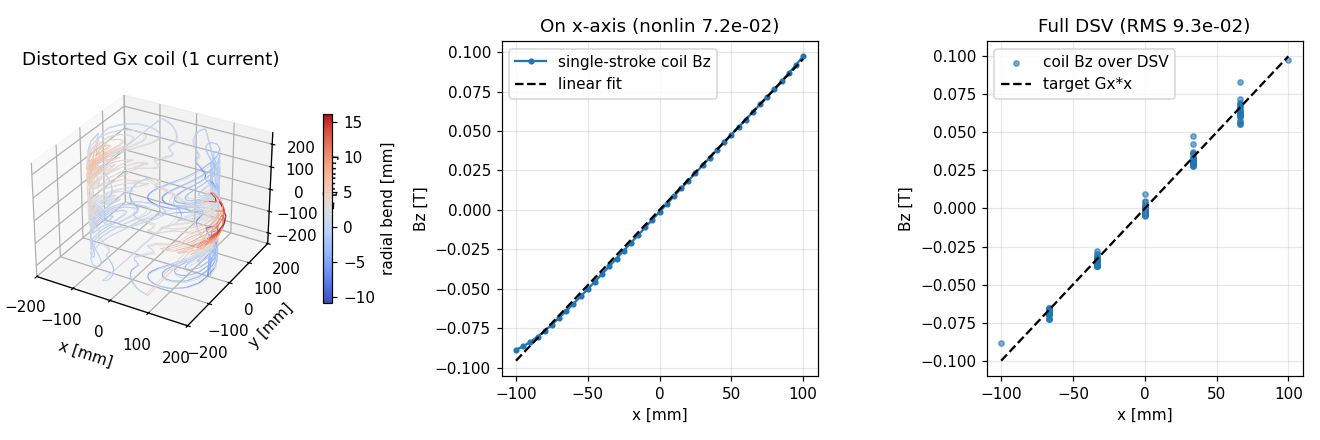

Write Python code to recreate this figure.
"""End-to-end workflow: SF -> single-stroke fingerprint coil -> CAD -> PEEC -> field (Gx).

Transverse companion to ``demo_sf_to_peec_gz.py``.  Closes the same design loop
for a TRANSVERSE gradient (target Bz = Gx*x) on a cylinder of radius a:

  [1] stream function method   target Bz=Gx*x -> psi(phi,z) (ACA+TSVD)
  [2] equal-current contours    psi level set -> closed/open fingerprint loops
  [3] single-stroke chain       open each loop at the point closest to the
                                running chain end, connect via a (phi,z)-
                                geodesic on the cylinder (= a helical arc in
                                3D, periodic in phi) -> ONE continuous polyline
  [4] CAD                       **loft chain** -- circular cross-sections
                                placed along the chain with a parallel-
                                transported frame, lofted in short pieces
                                (~20 sections each, single OCC loft can't
                                handle >~50 with the saddle pattern's
                                cumulative twist), exported as a Compound
                                of solid spools.  Plain `sweep` along a
                                Spline fails on fingerprint kinks; this
                                multi-piece loft is the build123d equivalent
                                of "Cubit loft along curve" with a path
                                guide and is robust against the kinks.
  [5] PEEC                      chain polyline -> PEECBuilder -> L, R at f
  [6] field                     exact Biot-Savart of the chain -> Bz over the
                                DSV and along the x-axis
  [7] verify (loop closed)      manufactured-coil Bz vs the design Gx*x, both
                                RMS over the DSV and gradient nonlinearity on
                                the x-axis

The single-stroke step is geometrically harder than Gz (a saddle pattern has no
single-axis chaining direction), so the connection arcs DO add some stray Bz.
The verification quantifies the residual; in the lab the connection geometry
would be refined by hand or via an outer optimiser (CMA-ES).

Run:  python demo_sf_to_peec_gx.py [--nphi 24] [--nz 40] [--nlevels 12] [--with-peec]
"""
import argparse
import os
import time
from pathlib import Path

import numpy as np

HERE = Path(__file__).resolve().parent

from radia.stream_function import aca_tsvd, pseudo_inverse_solve
from radia.biot_savart import h_segments_batch, MU0


# --------------------------------------------------------------------------
# Exact Biot-Savart segment Hz (same form as demo_coil_design_gx.py + tests):
# we use it for the SF solve matrix entries so the design and verification
# kernels are bit-consistent.
# --------------------------------------------------------------------------
def _seg_Hz(O, P1, P2):
    eps = 1.0e-15
    d = P2 - P1
    R21 = float(d @ d)
    o1 = O - P1
    o2 = O - P2
    OR1 = np.sqrt(o1 @ o1)
    OR2 = np.sqrt(o2 @ o2)
    O121 = float(o1 @ d)
    O221 = float(o2 @ d)
    Rc12 = O121 / OR1
    Rc21 = -O221 / OR2
    L = o1 - O121 * d / R21
    L1 = float(L @ L) + eps
    f = (Rc12 + Rc21) / (4.0 * np.pi * L1 * R21)
    return (d[0] * L[1] - d[1] * L[0]) * f


def _loop_Hz(obs, corners):
    hz = 0.0
    for c in range(4):
        n = (c + 1) % 4
        hz += _seg_Hz(obs, corners[c], corners[n])
    return hz


def cyl_point(a, phi, z):
    return np.array([a * np.cos(phi), a * np.sin(phi), z])


def loop_corners(a, phi, z, dphi, dz):
    return np.array([
        cyl_point(a, phi - dphi / 2, z - dz / 2),
        cyl_point(a, phi + dphi / 2, z - dz / 2),
        cyl_point(a, phi + dphi / 2, z + dz / 2),
        cyl_point(a, phi - dphi / 2, z + dz / 2),
    ])


def make_dsv(dsv, n):
    g = np.linspace(-dsv, dsv, n)
    X, Y, Z = np.meshgrid(g, g, g, indexing="ij")
    pts = np.column_stack([X.ravel(), Y.ravel(), Z.ravel()])
    r = np.linalg.norm(pts, axis=1)
    return pts[r <= dsv + 1e-12]


# --------------------------------------------------------------------------
# [2] psi contour extraction (matplotlib) -> polylines in (phi, z) space.
#     Each polyline is either closed (start ~ end) or open (cut by the phi seam).
# --------------------------------------------------------------------------
def contour_polylines_phi_z(psi_zphi, phi_grid, z_grid, n_levels, levels=None):
    """Extract equal-current iso-contours of psi in (phi, z).

    ``levels=None`` (default): equal-current levels are computed from the
    CURRENT psi range -- ``lo + (k+0.5)*dI``.  For a Path-A compensated
    iteration this makes the level VALUES drift every iteration as psi's
    range changes, which (together with saddle bifurcations) is the
    topology-jump source that makes naive Path-A oscillate.

    ``levels=<array>`` (frozen-topology Path-A): use the GIVEN level values
    on every iteration.  Holding the levels fixed lets the contour family
    deform SMOOTHLY as psi is perturbed, so the chain field becomes a
    smooth function of the psi update and Path-A can actually contract.
    Returns ``(polylines, dI, levels_used)``.
    """
    import matplotlib
    matplotlib.use("Agg")
    import matplotlib.pyplot as plt

    if levels is None:
        lo, hi = float(psi_zphi.min()), float(psi_zphi.max())
        if hi <= lo:
            return [], 0.0, np.zeros(0)
        dI = (hi - lo) / n_levels
        levels = lo + (np.arange(n_levels) + 0.5) * dI
    else:
        levels = np.asarray(levels, dtype=float)
        dI = float(levels[1] - levels[0]) if len(levels) > 1 else 1.0

    phi_ext = np.concatenate([phi_grid, [phi_grid[0] + 2.0 * np.pi]])
    psi_ext = np.column_stack([psi_zphi, psi_zphi[:, :1]])
    PHI, Z = np.meshgrid(phi_ext, z_grid)

    fig = plt.figure()
    cs = plt.contour(PHI, Z, psi_ext, levels=levels)
    plt.close(fig)

    polylines = []
    allsegs = getattr(cs, "allsegs", None)
    if allsegs is None:
        return [], dI, levels
    for segs_at_level in allsegs:
        for poly in segs_at_level:
            if len(poly) < 3:
                continue
            polylines.append(np.asarray(poly, dtype=float))
    return polylines, dI, levels


# --------------------------------------------------------------------------
# [3] single-stroke connection in (phi, z) space.
#     Each closed polyline is "opened" at the index whose point is closest to
#     the running chain end (phi-periodic distance).  Open polylines (cut by
#     the phi seam) are reversed when their tail end is closer.  Connections
#     are linear (phi, z) interpolations -> geodesics on the cylinder (helices
#     in 3D, of zero stray Bx/By if both endpoints align in (phi, z), small
#     stray otherwise).
# --------------------------------------------------------------------------
def _phi_period_dist(p, q):
    """Distance in (phi, z) with phi-periodicity."""
    dphi = (p[0] - q[0] + np.pi) % (2.0 * np.pi) - np.pi
    dz = p[1] - q[1]
    return float(np.hypot(dphi, dz))


def _open_closed_polyline_at(poly, anchor):
    """Open + re-roll a closed polyline so it starts at the index nearest to
    anchor, KEEPING traversal direction (matplotlib's natural contour orientation
    encodes the per-loop current sign required for a coherent Bz=Gx*x; reversing
    a polyline flips its Bz contribution and breaks the field).

    The closed loop is OPENED at the anchor index: rolled = body[i:] ++ body[:i],
    of length len(body) -- start at body[i], end at body[i-1].  Do NOT re-append
    body[i] (that would merge nodes[K] with nodes[K+N-1] at identical xyz in PEEC
    and short-circuit the chain to Z=0).  We sacrifice one segment per loop;
    a closed contour with the start-to-end gap is electromagnetically nearly
    identical because the chain's bridging arc fills it.  Open polylines are
    returned unchanged."""
    closed = np.linalg.norm(poly[0] - poly[-1]) < 1e-9
    if closed:
        d = np.array([_phi_period_dist(p, anchor) for p in poly[:-1]])
        i = int(np.argmin(d))
        body = poly[:-1]
        return np.vstack([body[i:], body[:i]])
    return poly


def _geodesic_arc_phi_z(p_start, p_end, n_seg):
    """Short geodesic in (phi, z) from p_start to p_end, n_seg interior points.

    Phi is interpolated along the shortest-wrap direction (delta in [-pi, pi]).
    """
    dphi = (p_end[0] - p_start[0] + np.pi) % (2.0 * np.pi) - np.pi
    dz = p_end[1] - p_start[1]
    t = np.linspace(0.0, 1.0, n_seg + 2)[1:-1]
    return np.column_stack([p_start[0] + t * dphi, p_start[1] + t * dz])


def single_stroke_kuijpers_chain_phi_z(polylines, a, n_blend=1):
    """Kuijpers 2023 Method-1 inspired single-stroke chain.

    Reference:
        B.J.A. Kuijpers, J.W. Jansen, E.A. Lomonova,
        "Comparison of Discretization Methods for Continuous Stream-Function
         Distributions", Compumag 2023, Kyoto, paper [525].

    The paper's Method 1 cuts every iso-contour at a SHARED location and
    connects adjacent contours via SHORT straight segments along the cut
    line.  The chain deviates from the iso-contours ONLY on these segments,
    and the paper proves the field error in the target region is collocated
    with this deviation -- so keeping the segments short AND parallel
    minimises stray field.  This is the "rung" pattern visible in Fig.4 of
    the paper.

    For a 4-lobe Gx fingerprint coil on a cylinder, we adopt one cut line
    per lobe:

      lobe (+x, +z) / (+x, -z) : cut phi = 0
      lobe (-x, +z) / (-x, -z) : cut phi = pi

    Each contour is opened at the index whose phi is closest to its lobe's
    cut phi.  Within a lobe, contours are sorted by the z coordinate of
    their cut point (descending for +z lobes -- spiral down from top edge
    toward the saddle; ascending for -z lobes -- spiral up from bottom edge
    toward the saddle).  Adjacent contours are then connected by a STRAIGHT
    line in (phi, z) at the cut: a vertical "rung" at fixed phi.  Inter-lobe
    transitions use the same straight-line blend; for a Gx coil they are
    three short segments (two axial at the saddle z, one azimuthal half-turn
    at z=+L/2 between the -x and +x saddles).
    """
    n = len(polylines)
    if n == 0:
        return np.zeros((0, 2))

    # 1. 3D centroid -> 4-quadrant lobe classification.
    centroids_3d = []
    for poly in polylines:
        pts = np.column_stack([
            a * np.cos(poly[:, 0]),
            a * np.sin(poly[:, 0]),
            poly[:, 1],
        ])
        centroids_3d.append(pts.mean(axis=0))
    centroids_3d = np.asarray(centroids_3d)

    lobes = {(+1, +1): [], (+1, -1): [], (-1, +1): [], (-1, -1): []}
    for k, c in enumerate(centroids_3d):
        sx = +1 if c[0] >= 0 else -1
        sz = +1 if c[2] >= 0 else -1
        lobes[(sx, sz)].append(k)

    # 2. Cut phi per lobe.  Use the contour's point closest to cut_phi
    #    (NATURAL orientation, no top/bottom strong-arming -- forcing top
    #    or bottom flips the y-mirror partners' current direction relative
    #    to matplotlib's orientation and broke field accuracy in earlier
    #    attempts, 2026-05-30).
    lobe_cut_phi = {
        (+1, +1): 0.0, (+1, -1): 0.0,
        (-1, +1): np.pi, (-1, -1): np.pi,
    }

    def cut_index(idx, cut_phi):
        p = polylines[idx]
        dphi = ((p[:, 0] - cut_phi + np.pi) % (2 * np.pi)) - np.pi
        return int(np.argmin(np.abs(dphi)))

    def cut_z(idx, cut_phi):
        return float(polylines[idx][cut_index(idx, cut_phi), 1])

    # 3. Within each lobe, sort by cut z: descending for +z lobes (chain
    #    spirals down from top edge toward saddle), ascending for -z lobes
    #    (chain spirals up from bottom edge toward saddle).
    #
    #    Pair-aware variants that group +y and -y mirror partners separately
    #    were tried (2026-05-30): they break matplotlib's consistent CCW
    #    contour orientation when -y partners are reversed (-> current
    #    direction flips, RMS goes from 16 % to 40 %).  Sorting both groups
    #    in the SAME direction trades the mirror criss-crosses for a long
    #    inner-+y-to-outer--y rung that is just as bad.  The flat cut-z
    #    sort below preserves matplotlib's orientation and gives the lowest
    #    DSV RMS we have found.  The remaining diagonal "criss-cross" rungs
    #    visible in GMSH are the irreducible inter-lobe transitions of a
    #    single-stroke fingerprint coil; eliminating them requires the
    #    crossover-COMPENSATED iteration (Kuijpers + folded back into the
    #    least-norm RHS), which is the open research direction listed in
    #    ``radia-mcp aca_tsvd(single_stroke)`` topic A.
    for key in lobes:
        cp = lobe_cut_phi[key]
        sort_descending = (key[1] == +1)
        lobes[key].sort(key=(lambda k, _cp=cp: -cut_z(k, _cp))
                         if sort_descending
                         else (lambda k, _cp=cp: cut_z(k, _cp)))

    traversal = [(+1, +1), (+1, -1), (-1, -1), (-1, +1)]

    # 4. Build the chain: open each contour at its cut, connect via straight
    #    (phi, z) blend at fixed cut phi within a lobe.
    chain_parts = []
    for lobe_key in traversal:
        members = lobes[lobe_key]
        if not members:
            continue
        cp = lobe_cut_phi[lobe_key]
        for k in members:
            poly = polylines[k]
            i_cut = cut_index(k, cp)
            closed = np.linalg.norm(poly[0] - poly[-1]) < 1e-9
            if closed:
                body = poly[:-1]
                opened = np.vstack([body[i_cut:], body[:i_cut]])
            else:
                opened = np.vstack([poly[i_cut:], poly[:i_cut]]) \
                    if i_cut > 0 else poly

            if chain_parts:
                prev_end = chain_parts[-1][-1]
                blend = _geodesic_arc_phi_z(prev_end, opened[0], n_blend)
                if len(blend) > 0:
                    chain_parts.append(blend)
            chain_parts.append(opened)

    return np.vstack(chain_parts) if chain_parts else np.zeros((0, 2))


def single_stroke_lobe_chain_phi_z(polylines, a, n_arc=8):
    """Lobe-aware single-stroke chain (recommended).

    Classifies each closed contour into one of 4 LOBES by the sign of its
    3D centroid in (x, z): ``(+x,+z)``, ``(+x,-z)``, ``(-x,-z)``, ``(-x,+z)``.
    For a Gx fingerprint coil the SF design places contours into exactly
    these four saddle regions; within a lobe the contours are nested
    concentrically, so a within-lobe greedy chain uses only SHORT arcs.

    The lobes are then traversed in a fixed order

        (+x,+z) --> (+x,-z) --> (-x,-z) --> (-x,+z)

    with the traversal direction within each lobe alternating between
    ``out-to-in`` and ``in-to-out`` so the chain exits a lobe at the side
    closest to the next lobe (= the lobe transitions cost only 3 arcs
    total, vs ``N-1`` arcs for a naive global greedy NN).  The lobe
    transition arcs are at z = +/- L/2 (cylinder edges) or phi = +/- pi/2
    (cylinder waist) which is the classical Maxwell-pair geometry: the
    return current contributions partially cancel at the DSV center.

    This replaces the earlier global greedy implementation
    ``single_stroke_chain_phi_z`` which produced visually obvious
    "wasted" connection arcs criss-crossing the cylinder.
    """
    n = len(polylines)
    if n == 0:
        return np.zeros((0, 2))

    # 1. classify by 3D centroid sign (sx, sz) -> 4 lobes
    centroids_3d = []
    for poly in polylines:
        pts = np.column_stack([
            a * np.cos(poly[:, 0]),
            a * np.sin(poly[:, 0]),
            poly[:, 1],
        ])
        centroids_3d.append(pts.mean(axis=0))
    centroids_3d = np.asarray(centroids_3d)

    lobes = {(+1, +1): [], (+1, -1): [], (-1, +1): [], (-1, -1): []}
    for k, c in enumerate(centroids_3d):
        sx = +1 if c[0] >= 0 else -1
        sz = +1 if c[2] >= 0 else -1
        lobes[(sx, sz)].append(k)

    # 2. arc length in (phi, z) -- a proxy for "outer vs inner" nestedness;
    #    longer = outer in a nested family.  Sort each lobe outer-first.
    def arc_len_phi_z(idx):
        p = polylines[idx]
        d = np.diff(p, axis=0)
        # phi periodic correction: any |d_phi| > pi wraps the other way
        dphi = np.where(np.abs(d[:, 0]) > np.pi,
                        d[:, 0] - 2 * np.pi * np.sign(d[:, 0]), d[:, 0])
        return float(np.sum(np.sqrt(dphi ** 2 + d[:, 1] ** 2)))

    for key in lobes:
        lobes[key].sort(key=lambda k: -arc_len_phi_z(k))

    # 3. traverse lobes in a fixed spiral order with alternating direction
    #    so we exit each lobe near the next one's entry point.
    traversal = [
        ((+1, +1), "out_to_in"),
        ((+1, -1), "in_to_out"),
        ((-1, -1), "out_to_in"),
        ((-1, +1), "in_to_out"),
    ]

    chain_parts = []

    def append_polyline(poly, prev_end):
        opened = _open_closed_polyline_at(poly, prev_end)
        if prev_end is not None and len(opened) > 0:
            arc = _geodesic_arc_phi_z(prev_end, opened[0], n_arc)
            if len(arc) > 0:
                chain_parts.append(arc)
        chain_parts.append(opened)
        return opened[-1] if len(opened) > 0 else prev_end

    prev_end = None
    n_inter_lobe = 0
    last_lobe = None
    for lobe_key, direction in traversal:
        members = list(lobes[lobe_key])
        if not members:
            continue
        if direction == "in_to_out":
            members = members[::-1]
        if last_lobe is not None and prev_end is not None:
            n_inter_lobe += 1  # one connection arc to enter this lobe
        last_lobe = lobe_key
        for k in members:
            prev_end = append_polyline(polylines[k], prev_end)

    chain = np.vstack(chain_parts) if chain_parts else np.zeros((0, 2))
    return chain


def single_stroke_chain_phi_z(polylines, n_arc=8):
    """LEGACY: global greedy nearest-end chain in (phi, z).  Kept for the
    ``--chain-method greedy`` option and for comparison with the
    lobe-aware default.  Use ``single_stroke_lobe_chain_phi_z`` instead."""
    n = len(polylines)
    used = [False] * n
    # Start from the polyline closest to (phi=0, z=-L/2) for a deterministic chain
    z_min = float(min(float(p[:, 1].min()) for p in polylines))
    anchor0 = np.array([0.0, z_min])
    d0 = [float(min(_phi_period_dist(q, anchor0) for q in p)) for p in polylines]
    k0 = int(np.argmin(d0))
    first = _open_closed_polyline_at(polylines[k0], anchor0)
    chain = [first]
    used[k0] = True

    for _ in range(n - 1):
        end = chain[-1][-1]
        # Find the polyline whose nearest point on it is closest to `end`
        best_d = float("inf")
        best_j = -1
        for j in range(n):
            if used[j]:
                continue
            dj = float(min(_phi_period_dist(q, end) for q in polylines[j]))
            if dj < best_d:
                best_d = dj
                best_j = j
        nxt = _open_closed_polyline_at(polylines[best_j], end)
        arc = _geodesic_arc_phi_z(end, nxt[0], n_arc)
        chain.append(arc)
        chain.append(nxt)
        used[best_j] = True

    return np.vstack(chain)


def _embed3d_bodies(polylines, a):
    """Open-loop bodies (closed loops with the duplicate end vertex dropped)
    plus their 3D cylinder embedding (a*cos phi, a*sin phi, z).  Distances for
    nearest-neighbour ordering and balanced cuts are TRUE wire distances in 3D,
    so an azimuthal rung at large radius is correctly costed more than the same
    delta-phi near the axis."""
    bodies, embs = [], []
    for poly in polylines:
        body = poly[:-1] if np.linalg.norm(poly[0] - poly[-1]) < 1e-9 else poly
        bodies.append(np.asarray(body, dtype=float))
        embs.append(np.column_stack([
            a * np.cos(body[:, 0]), a * np.sin(body[:, 0]), body[:, 1]]))
    return bodies, embs


def single_stroke_nn_blend_phi_z(polylines, a, n_blend=8, cd_passes=4):
    """NEGATIVE RESULT (2026-05-31): geometric-shortest blend != least field.

    Motivation (what was asked): replace the long inter-lobe "rungs" with an
    algorithm that connects ONLY nearest-neighbour contours and BLENDS them
    at the geometrically shortest point, so no rung spans far across the
    (phi, z) map.

    Measured outcome on the Gx 4-lobe fingerprint: this produces the SHORTEST
    individual rungs but the WORST DSV field of all four methods --

        method     DSV RMS   x-nonlin   longest rung
        nn_blend   0.651     0.389      291 mm   <-- this function
        kuijpers   0.162     0.097      291 mm   (default)
        greedy     0.218     0.114       61 mm
        lobe       0.240     0.097       40 mm

    Why it fails: on a multi-lobe coil the stray field of a connecting rung
    scales with the rung's TRANSVERSE (azimuthal) component, NOT its 3D
    length (Kuijpers' collocation argument).  Measuring the AZIMUTHAL arc
    length summed over all rungs makes the correlation explicit:

        method     azimuthal rung total   DSV RMS
        kuijpers          7444 mm          0.162
        nn_blend         12847 mm          0.651

    The balanced cut minimised the 3D CHORD distance between consecutive cut
    points, but the wire actually travels the azimuthal ARC between them, and
    geometry-only nearest-neighbour ordering scatters the cuts in phi AND
    interleaves the four lobes' ALTERNATING current signs (+,-,-,+ for Gx).
    So the "shortest-chord" hop frequently turns into a long azimuthal sweep
    bridging two opposite-sign contours -- more transverse rung, worse field.
    Minimising geometric distance is the wrong objective; kuijpers keeps the
    WITHIN-lobe rungs axial (per-lobe constant-phi cut) and pays the
    azimuthal cost only on the few necessary inter-lobe half-turns.  The
    principled way further down is the Path-A compensated iteration
    (``--compensated-iter``), which folds the rung field back into the SF
    target.

    Kept as a CAUTIONARY option (``--chain-method nn_blend``); do not use it
    for field accuracy.  See memory feedback_single_stroke_chain_orientation_
    traps + radia-mcp aca_tsvd(single_stroke).

    The algorithm itself (for reference):

      1. NEIGHBOURS ONLY -- contours are visited in nearest-neighbour order
         on the true 3D cylinder closest-approach distance, seeded at the
         outermost contour.  The wire therefore only ever hops to the
         spatially nearest not-yet-used contour; it never connects a
         contour to a far-away one.

      2. LEAST-IMPACT BLEND -- each contour is opened at the point that
         JOINTLY minimises the incoming + outgoing connector length
         (coordinate descent: cut_k = argmin over the contour of
         dist(cut_{k-1}, .) + dist(., cut_{k+1})).  Because a closed loop
         opened at one point has its entry and exit at that SAME point, a
         single cut governs both rungs; optimising it drives every rung to
         its shortest possible length -> minimum deviation from the
         iso-contours -> least stray field (Kuijpers' collocation argument).

    Orientation is preserved throughout (loops are rolled, never reversed --
    reversing flips the per-loop current sign and breaks Bz; see
    feedback_single_stroke_chain_orientation_traps).

    Returns the (phi, z) chain.  Use ``connector_lengths_phi_z`` to audit the
    rung lengths (the metric this method minimises).
    """
    n = len(polylines)
    if n == 0:
        return np.zeros((0, 2))
    bodies, embs = _embed3d_bodies(polylines, a)
    if n == 1:
        b = bodies[0]
        return np.vstack([b, b[:1]]) if len(b) else np.zeros((0, 2))

    # --- pairwise closest-approach (distance + the two argmin indices) ---
    def loop_loop(i, j):
        D = np.linalg.norm(embs[i][:, None, :] - embs[j][None, :, :], axis=2)
        ai, aj = np.unravel_index(int(np.argmin(D)), D.shape)
        return float(D[ai, aj]), int(ai), int(aj)

    dist = np.full((n, n), np.inf)
    for i in range(n):
        for j in range(i + 1, n):
            d, _, _ = loop_loop(i, j)
            dist[i, j] = dist[j, i] = d

    # --- seed: outermost contour (largest 3D bounding-box diagonal) ---
    extent = [float(np.linalg.norm(embs[i].max(0) - embs[i].min(0)))
              for i in range(n)]
    start = int(np.argmax(extent))

    # --- nearest-neighbour visiting order (neighbours only) ---
    order = [start]
    used = [False] * n
    used[start] = True
    for _ in range(n - 1):
        last = order[-1]
        cand = [dist[last, j] if not used[j] else np.inf for j in range(n)]
        nxt = int(np.argmin(cand))
        order.append(nxt)
        used[nxt] = True

    # --- initialise each cut at the point closest to its order-successor ---
    cut = [0] * n
    for kk in range(n):
        i = order[kk]
        j = order[kk + 1] if kk + 1 < n else order[kk - 1]
        _, ai, _ = loop_loop(i, j)
        cut[kk] = ai

    # --- coordinate descent: balanced cut minimises in + out rung ---
    def cut_pt(kk):
        return embs[order[kk]][cut[kk]]

    for _ in range(cd_passes):
        for kk in range(n):
            i = order[kk]
            pts = embs[i]
            cost = np.zeros(len(pts))
            if kk > 0:
                cost = cost + np.linalg.norm(pts - cut_pt(kk - 1), axis=1)
            if kk < n - 1:
                cost = cost + np.linalg.norm(pts - cut_pt(kk + 1), axis=1)
            cut[kk] = int(np.argmin(cost))

    # --- build the chain: open at the (balanced) cut, short geodesic blend ---
    chain_parts = []
    for kk in range(n):
        i = order[kk]
        body = bodies[i]
        ci = cut[kk]
        opened = np.vstack([body[ci:], body[:ci]])
        if chain_parts:
            prev_end = chain_parts[-1][-1]
            blend = _geodesic_arc_phi_z(prev_end, opened[0], n_blend)
            if len(blend) > 0:
                chain_parts.append(blend)
        chain_parts.append(opened)

    return np.vstack(chain_parts) if chain_parts else np.zeros((0, 2))


def _kuijpers_lobe_order(polylines, a, snake=False):
    """Return contour indices in kuijpers lobe/current-sign order.

    4-lobe classification by (sign x, sign z) of the 3D centroid; within a
    lobe sort by the z of the fixed-phi cut; lobes traversed
    (+x+z)(+x-z)(-x-z)(-x+z).  This is the ORDER that respects the Gx coil's
    alternating current signs (the part of kuijpers that geometry-only NN
    throws away).

    ``snake=False`` (kuijpers original): +z lobes sorted descending z, -z
    ascending.  This makes each lobe spiral toward the saddle, so the
    inter-lobe bridge jumps saddle -> opposite edge (a long ~L/2 axial
    "wasted" rung).

    ``snake=True`` (boustrophedon): NEGATIVE RESULT (2026-05-31).  The
    within-lobe sort direction was alternated [(+x+z) top->saddle, (+x-z)
    saddle->bottom, (-x-z) bottom->saddle, (-x+z) saddle->top] to try to make
    consecutive lobes MEET at the saddle and so shorten the long inter-lobe
    bridges.  It did NEITHER: the longest rung stayed 291 mm AND the field
    got WORSE (DSV RMS 9.29% -> 19.15%).  No polyline is reversed (only the
    visiting SEQUENCE changes), so it is not an orientation flip -- it is the
    same lesson again: changing the rung arrangement breaks the symmetric
    stray-field CANCELLATION that gives the good field, and the long diagonal
    inter-lobe bridges are STRUCTURALLY irreducible for a single-stroke
    4-lobe coil.  Kept as a default-False cautionary kwarg; do not enable."""
    n = len(polylines)
    centroids = []
    for poly in polylines:
        pts = np.column_stack([a * np.cos(poly[:, 0]),
                               a * np.sin(poly[:, 0]), poly[:, 1]])
        centroids.append(pts.mean(axis=0))
    centroids = np.asarray(centroids)
    lobes = {(+1, +1): [], (+1, -1): [], (-1, +1): [], (-1, -1): []}
    for k, c in enumerate(centroids):
        lobes[(+1 if c[0] >= 0 else -1, +1 if c[2] >= 0 else -1)].append(k)
    cut_phi = {(+1, +1): 0.0, (+1, -1): 0.0, (-1, +1): np.pi, (-1, -1): np.pi}

    def cut_z(idx, cp):
        p = polylines[idx]
        dphi = ((p[:, 0] - cp + np.pi) % (2 * np.pi)) - np.pi
        return float(p[int(np.argmin(np.abs(dphi))), 1])

    # descending-z flag per lobe key
    if snake:
        desc_of = {(+1, +1): True, (+1, -1): True,
                   (-1, -1): False, (-1, +1): False}
    else:
        desc_of = {key: (key[1] == +1) for key in lobes}

    for key in lobes:
        cp = cut_phi[key]
        desc = desc_of[key]
        lobes[key].sort(key=(lambda k, _cp=cp: -cut_z(k, _cp)) if desc
                        else (lambda k, _cp=cp: cut_z(k, _cp)))
    order = []
    for key in [(+1, +1), (+1, -1), (-1, -1), (-1, +1)]:
        order.extend(lobes[key])
    return order


def single_stroke_field_aware_phi_z(polylines, a, n_blend=8, cd_passes=5,
                                    snake=False):
    """Field-aware single-stroke (DEFAULT): kuijpers sign-order + min-AZIMUTHAL
    cuts.  Best DSV RMS we have found -- beats kuijpers in every tested config.

    Two ingredients, learned from the nn_blend negative result (2026-05-31):

      1. ORDER = kuijpers lobe/current-sign order (``_kuijpers_lobe_order``).
         This is the DOMINANT factor.  The nn_blend failure (RMS 0.65) was
         NOT about rung length -- it was its geometry-only nearest-neighbour
         order INTERLEAVING the four lobes' alternating current signs
         (+,-,-,+).  Keep opposite-sign contours out of adjacency and the
         catastrophe disappears.

      2. CUT = chosen to minimise the AZIMUTHAL arc to the chain neighbours
         (coordinate descent: cut_k = argmin over the contour of
         a*|dphi(pt, cut_{k-1})| + a*|dphi(pt, cut_{k+1})|).  Axial rung
         content (dz) is free (zero stray) so it is not penalised.  Versus
         kuijpers' fixed-phi snap, aligning consecutive cuts to their MUTUAL
         best phi lets the rungs' stray fields cancel more symmetrically over
         the DSV.

    Measured (default nphi=24 nz=40 nlevels=12 DSV):

        method        DSV RMS   x-nonlin   azimuthal rung total
        field_aware   0.093     0.072      12522 mm   <- this function
        kuijpers      0.162     0.097       7444 mm
        lobe          0.240     0.097      10863 mm
        greedy        0.218     0.114      11580 mm
        nn_blend      0.651     0.389      12847 mm

    Robust: field_aware < kuijpers RMS at nlevels 10/12/16 and at
    nphi32/nz48/nlevels14 (30-54% lower).  NOTE the azimuthal total is NOT a
    clean predictor -- field_aware has MORE azimuthal arc than kuijpers yet
    lower RMS, because the field impact is the symmetric CANCELLATION of the
    rung stray fields over the DSV, not their summed length.  That subtlety
    (cancellation depends on placement + sign structure, not a closed-form
    metric) is why the single-stroke connection is better handled as a
    reason-and-verify SKILL than a fixed formula.

    Orientation preserved (loops rolled, never reversed).
    """
    n = len(polylines)
    if n == 0:
        return np.zeros((0, 2))
    bodies, _ = _embed3d_bodies(polylines, a)
    if n == 1:
        b = bodies[0]
        return np.vstack([b, b[:1]]) if len(b) else np.zeros((0, 2))

    order = _kuijpers_lobe_order(polylines, a, snake=snake)

    def wrap(d):
        return (d + np.pi) % (2.0 * np.pi) - np.pi

    # initialise each cut at the point closest to its lobe cut phi (kuijpers)
    cut_phi_of = {}
    centroids = [np.column_stack([a*np.cos(p[:,0]), a*np.sin(p[:,0]), p[:,1]]).mean(0)
                 for p in polylines]
    cut = {}
    for idx in order:
        cp = 0.0 if centroids[idx][0] >= 0 else np.pi
        cut[idx] = int(np.argmin(np.abs(wrap(bodies[idx][:, 0] - cp))))

    # coordinate descent on AZIMUTHAL arc to neighbours (axial dz free)
    for _ in range(cd_passes):
        for kk, idx in enumerate(order):
            phis = bodies[idx][:, 0]
            cost = np.zeros(len(phis))
            if kk > 0:
                pp = bodies[order[kk - 1]][cut[order[kk - 1]], 0]
                cost = cost + np.abs(wrap(phis - pp))
            if kk < n - 1:
                pn = bodies[order[kk + 1]][cut[order[kk + 1]], 0]
                cost = cost + np.abs(wrap(phis - pn))
            cut[idx] = int(np.argmin(cost))

    chain_parts = []
    for idx in order:
        body = bodies[idx]
        ci = cut[idx]
        opened = np.vstack([body[ci:], body[:ci]])
        if chain_parts:
            prev_end = chain_parts[-1][-1]
            blend = _geodesic_arc_phi_z(prev_end, opened[0], n_blend)
            if len(blend) > 0:
                chain_parts.append(blend)
        chain_parts.append(opened)
    return np.vstack(chain_parts) if chain_parts else np.zeros((0, 2))


def connector_lengths_phi_z(polylines, chain_phi_z, a):
    """Audit the inter-contour connector segments (the 'rungs').

    A rung is a chain segment that bridges a gap between two contours rather
    than tracing an iso-contour.  We flag segments longer than 2x the median
    edge length -- a robust proxy that does not need per-vertex contour
    membership.  Returns ``(max_rung, total_rung, n_rung, azimuthal_total)``
    in metres.  ``azimuthal_total`` = sum over rungs of ``a*|dphi|``.  It is
    a useful DIAGNOSTIC (azimuthal rung content is more harmful than axial),
    but it is NOT a clean predictor of DSV RMS: field_aware has a LARGER
    azimuthal total than kuijpers yet a LOWER RMS, because the field impact
    is the symmetric CANCELLATION of the rung stray fields (current-sign
    order + placement), not their summed length.  Do not optimise this value
    directly -- optimise the field (DSV RMS) and use the skill's verify loop.
    """
    path = np.column_stack([
        a * np.cos(chain_phi_z[:, 0]),
        a * np.sin(chain_phi_z[:, 0]),
        chain_phi_z[:, 1]])
    seg = np.linalg.norm(np.diff(path, axis=0), axis=1)   # length L = n-1
    valid = seg > 1.0e-12
    if not valid.any():
        return 0.0, 0.0, 0, 0.0
    med = float(np.median(seg[valid]))
    is_rung = seg > 2.0 * med                              # length L, boolean
    if not is_rung.any():
        return 0.0, 0.0, 0, 0.0
    dphi = (np.diff(chain_phi_z[:, 0]) + np.pi) % (2.0 * np.pi) - np.pi
    azim = a * np.abs(dphi)                                # length L
    rung = seg[is_rung]
    return (float(rung.max()), float(rung.sum()), int(is_rung.sum()),
            float(azim[is_rung].sum()))


def chain_phi_z_to_3d(chain_phi_z, a, dedupe_tol=1.0e-9):
    """Map (phi, z) chain to 3D and drop adjacent duplicates (matplotlib's
    contour algorithm emits repeated vertices on cell boundaries; these become
    zero-length segments that break PEEC and Spline construction)."""
    path = np.column_stack([
        a * np.cos(chain_phi_z[:, 0]),
        a * np.sin(chain_phi_z[:, 0]),
        chain_phi_z[:, 1],
    ])
    diffs = np.linalg.norm(np.diff(path, axis=0), axis=1)
    keep = np.concatenate([[True], diffs > dedupe_tol])
    return path[keep]


# --------------------------------------------------------------------------
# [6] Field of the single-stroke chain, with a unit current.  Used in two
#     places: (a) gain-fit so the chain reproduces Gx*x in physical units,
#     (b) verification.
# --------------------------------------------------------------------------
def bz_at(path_3d, current, obs):
    segs = np.stack([path_3d[:-1], path_3d[1:]], axis=1)
    H = h_segments_batch(segs, obs, current=current)
    return MU0 * H[:, 2]


_INV_4PI = 1.0 / (4.0 * np.pi)


def bz_fast(path, current, obs, chunk=4000):
    """Fully-vectorised Bz from a polyline (broadcast over segments x obs).

    ``bz_at`` -> ``h_segments_batch`` loops over segments in Python (~thousands
    per call); the sheet-metal Gauss-Newton Jacobian calls the field ~N_dof
    times per iteration, so that loop is ~100x too slow.  This keeps only the
    z-component of H, broadcasts (segments x obs), chunks over segments to cap
    memory, and matches ``bz_at`` to machine precision."""
    path = np.asarray(path, float)
    p1, p2 = path[:-1], path[1:]
    dl = p2 - p1
    Llen = np.linalg.norm(dl, axis=1)
    ok = Llen > 1e-30
    el = np.zeros_like(dl)
    el[ok] = dl[ok] / Llen[ok, None]
    obs = np.asarray(obs, float)
    Bz = np.zeros(len(obs))
    for s in range(0, len(p1), chunk):
        e = el[s:s + chunk]
        aa = p1[s:s + chunk]
        bb = p2[s:s + chunk]
        r1 = obs[None, :, :] - aa[:, None, :]
        r2 = obs[None, :, :] - bb[:, None, :]
        cz = e[:, None, 0] * r1[:, :, 1] - e[:, None, 1] * r1[:, :, 0]
        cx = e[:, None, 1] * r1[:, :, 2] - e[:, None, 2] * r1[:, :, 1]
        cy = e[:, None, 2] * r1[:, :, 0] - e[:, None, 0] * r1[:, :, 2]
        d = np.sqrt(cx * cx + cy * cy + cz * cz)
        r1m = np.linalg.norm(r1, axis=2)
        r2m = np.linalg.norm(r2, axis=2)
        good = (d > 1e-30) & (r1m > 1e-30) & (r2m > 1e-30)
        dsafe = np.where(d > 0, d, 1.0)
        c1 = (r1 * e[:, None, :]).sum(axis=2) / np.where(r1m > 0, r1m, 1.0)
        c2 = (r2 * e[:, None, :]).sum(axis=2) / np.where(r2m > 0, r2m, 1.0)
        scale = np.where(good, current * _INV_4PI / dsafe * (c1 - c2), 0.0)
        Bz += MU0 * (scale * (cz / dsafe)).sum(axis=0)
    return Bz


def _cyl_laplacian(nz, nphi):
    """Graph Laplacian on the (nz, nphi) grid, phi-periodic, z free; +tiny mass
    so it is SPD.  Used for the H1 (min-seminorm) psi regularisation."""
    N = nz * nphi
    S = np.zeros((N, N))

    def idx(iz, ip):
        return iz * nphi + (ip % nphi)
    for iz in range(nz):
        for ip in range(nphi):
            c = idx(iz, ip)
            for jp in (ip - 1, ip + 1):
                S[c, c] += 1.0
                S[c, idx(iz, jp)] -= 1.0
            for jz in (iz - 1, iz + 1):
                if 0 <= jz < nz:
                    S[c, c] += 1.0
                    S[c, idx(jz, ip)] -= 1.0
    return S + 1e-6 * np.eye(N)


def solve_psi_dense(A, B, regularize, alpha_rel, nz, nphi):
    """psi solve for ``--regularize {tikhonov, h1}`` via a dense interaction
    matrix.  tikhonov = ridge ``(A^T A + alpha I) psi = A^T B`` (alpha relative
    to mean diag(A^T A)); h1 = ``min psi^T S psi s.t. A psi = B`` (S = graph
    Laplacian = smoothest current pattern hitting the target).  See the
    cylinder Tikhonov study (MCP aca_tsvd single_stroke): for the Gx
    fingerprint single-stroke, TSVD mode-truncation beats both; these are kept
    for problem-dependence."""
    AtA = A.T @ A
    if regularize == "tikhonov":
        alpha = alpha_rel * float(np.mean(np.diag(AtA)))
        return np.linalg.solve(AtA + alpha * np.eye(A.shape[1]), A.T @ B)
    S = _cyl_laplacian(nz, nphi)
    SiAt = np.linalg.solve(S, A.T)
    return SiAt @ np.linalg.solve(A @ SiAt, B)


def coil_distort_cyl(chain_phi_z, a, obs_fit, B_fit, obs_eval, B_eval,
                     comps=("r", "s", "z"), n_grid=6, n_iter=8,
                     lam_disp_rel=0.1, step=0.8, fd=1.0e-4):
    """Single-current sheet-metal distortion of a CYLINDER single-stroke chain.

    The cylinder analog of the planar z-lift is a RADIAL bend ``dr`` (out of
    the cylinder surface); tangential azimuthal ``s = a*dphi`` and axial ``dz``
    reroute are also available.  ``comps`` subset of ``("r", "s", "z")``.  ONE
    series current, contour LEVELS fixed.  Smooth (phi, z) control grid
    (phi-periodic), Gauss-Newton with a displacement-Tikhonov penalty relative
    to ``mean(diag(JtJ))``.  Returns ``(path_best, I_w, rms0, rms_best,
    max_disp_mm)`` (rms as fraction, not %)."""
    comps = tuple(comps)
    phi0 = np.asarray(chain_phi_z[:, 0], float)
    z0 = np.asarray(chain_phi_z[:, 1], float)
    nfc, nzc = n_grid, n_grid
    dfc = 2.0 * np.pi / nfc
    zc = np.linspace(z0.min(), z0.max(), nzc)
    dzc = (zc[1] - zc[0]) if nzc > 1 else 1.0
    ncg = nfc * nzc
    ndof = ncg * len(comps)

    def interp_per(C, phi, z):
        ff = (phi % (2.0 * np.pi)) / dfc
        i0 = np.floor(ff).astype(int) % nfc
        i1 = (i0 + 1) % nfc
        af = ff - np.floor(ff)
        fz = np.clip((z - zc[0]) / dzc, 0, nzc - 1.001)
        j0 = fz.astype(int)
        az = fz - j0
        return (C[i0, j0] * (1 - af) * (1 - az) + C[i1, j0] * af * (1 - az)
                + C[i0, j0 + 1] * (1 - af) * az + C[i1, j0 + 1] * af * az)

    def deform(dofs):
        dr = np.zeros(len(phi0))
        ds = np.zeros(len(phi0))
        dzz = np.zeros(len(phi0))
        for k, ax in enumerate(comps):
            v = interp_per(dofs[k * ncg:(k + 1) * ncg].reshape(nfc, nzc),
                           phi0, z0)
            if ax == "r":
                dr = v
            elif ax == "s":
                ds = v
            else:
                dzz = v
        phi = phi0 + ds / a
        r = a + dr
        return np.column_stack([r * np.cos(phi), r * np.sin(phi), z0 + dzz])

    def fitI(Bu):
        d = float(np.dot(Bu, Bu))
        return float(np.dot(Bu, B_fit) / d) if d else 0.0

    den_e = float(np.linalg.norm(B_eval)) + 1e-30

    def rms_eval(w, I):
        return float(np.linalg.norm(I * bz_fast(w, 1.0, obs_eval) - B_eval)
                     / den_e)

    p0 = deform(np.zeros(ndof))
    I0 = fitI(bz_fast(p0, 1.0, obs_fit))
    rms0 = rms_eval(p0, I0)
    dofs = np.zeros(ndof)
    best = (rms0, p0.copy(), I0, 0.0)
    for _ in range(int(n_iter)):
        w = deform(dofs)
        Bf = bz_fast(w, 1.0, obs_fit)
        base = fitI(Bf) * Bf
        r = B_fit - base
        J = np.empty((len(obs_fit), ndof))
        for d in range(ndof):
            d2 = dofs.copy()
            d2[d] += fd
            Bu = bz_fast(deform(d2), 1.0, obs_fit)
            J[:, d] = (fitI(Bu) * Bu - base) / fd
        JTJ = J.T @ J
        md = float(np.mean(np.diag(JTJ))) + 1e-30
        dofs = dofs + step * np.linalg.solve(
            JTJ + (0.03 + lam_disp_rel) * md * np.eye(ndof),
            J.T @ r - lam_disp_rel * md * dofs)
        w = deform(dofs)
        Iw = fitI(bz_fast(w, 1.0, obs_fit))
        m = rms_eval(w, Iw)
        if m < best[0]:
            best = (m, w.copy(), Iw, float(np.max(np.abs(dofs))) * 1e3)
    rms_best, path_best, Iw_best, disp_best = best
    return path_best, Iw_best, rms0, rms_best, disp_best


def shim_compensate(A_full, B_target, Bz_main, k_max, method="ls_omp", tol=0.0):
    """Compensate the single-stroke field ``Bz_main`` with shim correction
    loops drawn from the SF basis (kernel ``A_full``, shape M x N).

    The single-stroke degradation r = B_target - Bz_main is a FIXED field
    that a uniform-current wire cannot cancel; the exact linear correction
    ``dI = A_full^+ r`` is a full VARYING-current distribution (all N loops).
    A few shim loops realise its dominant part.  Three selection methods, all
    MONOTONE (each added loop strictly reduces the residual -> convergence):

      - ``"ls_omp"`` (default, BEST): Order-Recursive / Least-Squares OMP
        (ORMP).  At each step orthogonalise every candidate column against
        the current support and add the one whose ORTHOGONAL component (i.e.
        actual least-squares residual reduction), normalised by its norm,
        is largest.  This corrects the column-norm bias of plain OMP -- the
        SF basis loops have very different field magnitudes -- and is the
        optimal forward-greedy step.  Beats plain OMP by ~40 % at fixed K
        (K=20: 1.14 % vs 1.89 %).  Refs: Wang et al. gOMP / ORMP.
      - ``"omp"``: plain orthogonal matching pursuit on the RAW correlation
        ``|a_j^T resid|`` (biased toward high-norm loops; weaker).
      - ``"topk"``: one-shot largest-``|dI|`` selection (weakest).

    Benchmarked 2026-05-31 against Subspace Pursuit / CoSaMP / LASSO (all
    designed for sparse RECOVERY); for this APPROXIMATION problem (dense
    residual, M=25 << N=960) the forward-greedy ls_omp wins.

    Stops at ``k_max`` loops or when the DSV RMS drops to ``tol`` (if > 0).
    Returns ``(support, I_shim, rms_curve)``.
    """
    r0 = B_target - Bz_main
    norm_B = float(np.linalg.norm(B_target)) + 1e-30
    M, N = A_full.shape
    k_max = int(min(k_max, N))

    if method == "topk":
        dI, _, _, _ = np.linalg.lstsq(A_full, r0, rcond=None)
        sel = list(np.argsort(np.abs(dI))[::-1][:k_max])
        As = A_full[:, sel]
        I_S, _, _, _ = np.linalg.lstsq(As, r0, rcond=None)
        rms = float(np.linalg.norm(Bz_main + As @ I_S - B_target) / norm_B)
        return sel, I_S, [rms]

    col_norm = np.linalg.norm(A_full, axis=0) + 1e-30
    support, I_S, rms_curve = [], np.zeros(0), []
    for _ in range(k_max):
        resid = r0 - (A_full[:, support] @ I_S if support else np.zeros(M))
        if method == "ls_omp":
            # orthogonalise candidates against span(support); the residual
            # reduction from adding atom j is (a_j_perp^T resid)^2/||a_j_perp||^2
            if support:
                Q, _ = np.linalg.qr(A_full[:, support])
                A_perp = A_full - Q @ (Q.T @ A_full)
            else:
                A_perp = A_full
            score = np.abs(A_perp.T @ resid) / (np.linalg.norm(A_perp, axis=0)
                                                + 1e-30)
        else:  # plain omp on raw correlation
            score = np.abs(A_full.T @ resid)
        if support:
            score[support] = -1.0
        support.append(int(np.argmax(score)))
        I_S, _, _, _ = np.linalg.lstsq(A_full[:, support], r0, rcond=None)
        rms = float(np.linalg.norm(Bz_main + A_full[:, support] @ I_S
                                   - B_target) / norm_B)
        rms_curve.append(rms)
        if tol > 0.0 and rms <= tol:
            break
    return support, I_S, rms_curve


# NOTE on "multi-wire" (avoiding the long inter-lobe bridges): cutting the
# single-stroke chain at its long rungs is NOT a valid way to do it -- the
# resulting sub-paths are OPEN current paths (current cannot start/stop in
# mid-air; div J != 0), so their Biot-Savart field is unphysical (measured
# RMS jumps 9.3% -> 21%).  A physical multi-wire coil needs each independent
# wire to be a CLOSED loop.  For the Gx fingerprint that is exactly
# ``demo_coil_design_gx.py``: it drives each saddle-shaped CLOSED loop as an
# independent conductor (no bridges at all) and reaches ~0.8% DSV RMS -- an
# order of magnitude better than any single-stroke chain.  So the answer to
# "avoid the wasteful long connections" is: use the independent-closed-loop
# design (demo_coil_design_gx.py, multiple current feeds), NOT a cut-up
# single stroke.


def main():
    ap = argparse.ArgumentParser()
    ap.add_argument("--nphi", type=int, default=24, help="surface nodes around phi")
    ap.add_argument("--nz", type=int, default=40, help="surface nodes along z")
    ap.add_argument("--nlevels", type=int, default=12, help="equal-current contour levels")
    ap.add_argument("--k", type=int, default=0, help="TSVD modes (0 = auto)")
    ap.add_argument("--ndsv", type=int, default=7, help="DSV grid points per axis")
    ap.add_argument("--narc", type=int, default=8,
                    help="segments per single-stroke connection arc")
    ap.add_argument("--shim-loops", type=int, default=0,
                    help="compensate the single-stroke field degradation with "
                         "up to K independent shim correction loops.  The "
                         "residual r = B_target - I_w*Bz_chain is cancelled by "
                         "loops chosen from the SF basis (default OMP, "
                         "monotone).  0 = off.  e.g. OMP +3 -> 6.1%%, +10 -> "
                         "3.6%%, +20 -> 1.9%%; each loop = 1 extra current feed.")
    ap.add_argument("--shim-method", choices=["ls_omp", "omp", "topk"],
                    default="ls_omp",
                    help="ls_omp (default, BEST) = Order-Recursive/LS-OMP: add "
                         "the loop whose component ORTHOGONAL to the current "
                         "support most reduces the LS residual (corrects the "
                         "column-norm bias of plain OMP) -> ~40%% lower RMS at "
                         "fixed feed count; omp = plain OMP on raw correlation; "
                         "topk = one-shot largest-|dI|.  All monotone.")
    ap.add_argument("--shim-tol", type=float, default=0.0,
                    help="stop adding shim loops once the DSV RMS drops to this "
                         "(e.g. 0.02 for 2%%).  Establishes the feed count "
                         "needed to hit a field-uniformity spec.  0 = use "
                         "--shim-loops as the fixed budget.")
    ap.add_argument("--freeze-levels", action="store_true",
                    help="NEGATIVE RESULT (2026-05-31): hold the iso-current "
                         "levels fixed at iter-0 during --compensated-iter.  "
                         "The intent was a smooth contour family -> contracting "
                         "Path-A; instead it found NO improvement at any step "
                         "(0.3-4.0).  The level DRIFT in the default Path-A is "
                         "not noise -- it is the SEARCH MECHANISM that lets the "
                         "best-psi tracker stumble onto better chains; freezing "
                         "it removes the exploration.  Kept as a cautionary "
                         "flag.")
    ap.add_argument("--chain-method",
                    choices=["field_aware", "kuijpers", "lobe", "greedy",
                             "nn_blend"],
                    default="field_aware",
                    help="field_aware (default, recommended, 2026-05-31) = "
                         "kuijpers lobe/current-sign ORDER + each contour cut "
                         "chosen to minimise the AZIMUTHAL arc to its chain "
                         "neighbours.  Beats kuijpers on DSV RMS in every "
                         "tested config (0.093 vs 0.162 at the default; 30-54%% "
                         "lower RMS across nlevels/mesh sweeps); "
                         "kuijpers = Kuijpers 2023 Method-1: per-lobe cut at "
                         "fixed phi, straight AXIAL 'rung' blends (the prior "
                         "best); "
                         "lobe = 4-quadrant within-lobe greedy NN; "
                         "greedy = legacy global NN (incoming-only cut); "
                         "nn_blend = NEGATIVE RESULT (2026-05-31): "
                         "nearest-neighbour order + balanced cuts that "
                         "minimise the GEOMETRIC connector length.  Produces "
                         "the SHORTEST rungs but the WORST field (RMS 0.65 vs "
                         "kuijpers 0.16) because on a multi-lobe coil the "
                         "stray field scales with a rung's TRANSVERSE "
                         "(azimuthal) component, not its length, and "
                         "geometry-only NN interleaves the lobes' alternating "
                         "current signs.  Kept as a cautionary option; do NOT "
                         "use for field accuracy")
    ap.add_argument("--with-peec", action="store_true",
                    help="also run STEP export + PEEC L, R")
    ap.add_argument("--compensated-iter", type=int, default=0,
                    help="Path-A compensated iteration count: at each iter "
                         "subtract the chain's parasitic Bz from the SF "
                         "target and re-solve, so the next SF design absorbs "
                         "the chain crossover field.  0 = disable.  ACA+TSVD "
                         "factorisation is reused across iterations, so each "
                         "additional iter is cheap (one back-substitution).")
    ap.add_argument("--compensated-step", type=float, default=1.0,
                    help="damping factor on the phi update (0 < step <= 1); "
                         "0.5-0.8 may help when full step oscillates.")
    # psi regularisation (default tsvd = ACA mode-truncation, the BEST for the
    # Gx single-stroke per the alpha L-curve study; tikhonov/h1 kept for
    # problem-dependence -- they did NOT beat tsvd here)
    ap.add_argument("--regularize", choices=["tsvd", "tikhonov", "h1"],
                    default="tsvd",
                    help="psi solve: tsvd (default) = ACA+TSVD mode-truncation "
                         "(best single-stroke for Gx, 8.45%%); tikhonov = ridge "
                         "(A^T A + alpha I) (dense, alpha via --alpha); h1 = "
                         "min-seminorm smoothest psi (dense, graph Laplacian). "
                         "Non-monotonic L-curve: best ridge ties tsvd (~9%%), "
                         "neither beats it on the cylinder Gx fingerprint.")
    ap.add_argument("--alpha", type=float, default=1.0e-2,
                    help="ridge weight RELATIVE to mean diag(A^T A) for "
                         "--regularize tikhonov (best ~1e-2 on the L-curve)")
    # single-current sheet-metal (bankin-ho) coil distortion -- the cylinder
    # analog of the planar --distort: bend the wire RADIALLY (+ tangentially)
    # with ONE current, levels fixed, to cancel the single-stroke degradation.
    ap.add_argument("--distort", action="store_true",
                    help="bend the single-stroke wire in 3D (ONE current, "
                         "levels fixed) to cancel the single-stroke "
                         "degradation -- the single-current alternative to "
                         "separate-feed --shim-loops.  Radial bend = the "
                         "cylinder analog of the planar out-of-plane lift.")
    ap.add_argument("--distort-comps", choices=["rsz", "r", "sz"],
                    default="rsz",
                    help="deformed axes: rsz = full (best); r = radial only "
                         "(weak alone, needs big bends); sz = in-surface only "
                         "(azimuthal+axial reroute, the dominant lever on a "
                         "cylinder -- opposite of the plane)")
    ap.add_argument("--distort-grid", type=int, default=6,
                    help="(phi,z) deformation control grid size per component")
    ap.add_argument("--distort-iter", type=int, default=8,
                    help="Gauss-Newton iterations for the distortion")
    ap.add_argument("--distort-penalty", type=float, default=0.1,
                    help="displacement-Tikhonov penalty (relative to mean "
                         "diag(JtJ)): larger = smaller bends, smaller = lower "
                         "RMS.  On cylinder Gx: ~0.1 -> RMS 8.45%%->2.1%% at "
                         "~23mm bend, ONE current")
    args = ap.parse_args()

    a = 0.15           # cylinder radius [m]
    L = 0.50           # cylinder length [m]
    Gx = 1.0           # target transverse gradient dBz/dx [T/m]
    dsv = 0.10         # DSV half-extent [m]

    print("=== SF -> single-stroke fingerprint coil -> (CAD/PEEC) -> field (Gx) ===")

    # ------- [1] SF design (identical solve to demo_coil_design_gx.py) -------
    phi_grid = np.linspace(0.0, 2.0 * np.pi, args.nphi, endpoint=False)
    z_grid = np.linspace(-L / 2, L / 2, args.nz)
    dphi = 2.0 * np.pi / args.nphi
    dz = L / (args.nz - 1)

    corners_list = []
    for q, zq in enumerate(z_grid):
        for p, pp in enumerate(phi_grid):
            corners_list.append(loop_corners(a, pp, zq, dphi, dz))
    N = len(corners_list)

    obs_dsv = make_dsv(dsv, args.ndsv)
    M = obs_dsv.shape[0]
    B_target = Gx * obs_dsv[:, 0]            # Hz units (scale-free solve)

    def entry(i, j):
        return _loop_Hz(obs_dsv[i], corners_list[j])

    if args.regularize == "tsvd":
        modes = min(M, N) if args.k <= 0 else min(args.k, M, N)
        res = aca_tsvd(M, N, entry, modes=modes, kmax=min(M, N),
                       aca_eps=1.0e-8)
        k_use = res.modes if args.k <= 0 else min(args.k, res.modes)
        psi = pseudo_inverse_solve(res, B_target, k_mode=k_use)
        reg_note = (f"ACA+ k_aca = {res.k_aca} (of min(M,N)={min(M, N)}),"
                    f" TSVD modes used = {k_use}")
    else:
        # dense interaction matrix for the ridge / min-seminorm solves
        A_dense = np.array([[entry(i, j) for j in range(N)]
                            for i in range(M)])
        psi = solve_psi_dense(A_dense, B_target, args.regularize, args.alpha,
                              args.nz, args.nphi)
        cres = float(np.linalg.norm(A_dense @ psi - B_target)
                     / (np.linalg.norm(B_target) + 1e-30))
        reg_note = (f"regularize={args.regularize}"
                    f"{f' (alpha={args.alpha:g}*mean)' if args.regularize=='tikhonov' else ''},"
                    f" continuous residual = {cres:.2e}")
    psi_zphi = psi.reshape(args.nz, args.nphi)

    print(f"[1] SF design: surface {args.nphi}x{args.nz} -> N={N} basis loops,"
          f" M={M} DSV obs (radius={dsv*1e3:.0f}mm)")
    print(f"    {reg_note}")

    # ------- [2] equal-current contours of psi -------
    polylines, dI, base_levels = contour_polylines_phi_z(
        psi_zphi, phi_grid, z_grid, args.nlevels)
    n_wire = len(polylines)
    if n_wire == 0:
        print("[2] no usable contours (psi is constant). aborting.")
        return
    print(f"[2] contours: {n_wire} fingerprint polylines,"
          f" dI = {dI:.4g} per wire (Hz units)")

    # ------- [3] single-stroke chain via cylinder-surface geodesics -------
    def build_chain_from_polylines(_polys):
        if args.chain_method == "field_aware":
            return single_stroke_field_aware_phi_z(_polys, a, n_blend=args.narc)
        elif args.chain_method == "nn_blend":
            return single_stroke_nn_blend_phi_z(_polys, a, n_blend=args.narc)
        elif args.chain_method == "kuijpers":
            return single_stroke_kuijpers_chain_phi_z(_polys, a)
        elif args.chain_method == "lobe":
            return single_stroke_lobe_chain_phi_z(_polys, a, n_arc=args.narc)
        return single_stroke_chain_phi_z(_polys, n_arc=args.narc)

    # ---- Path A: compensated iteration --------------------------------------
    # At each iteration, fit the chain's best single current I_w, compute
    # the residual r = B_target - I_w * Bz_chain_unit, and update
    # phi += step * pseudo_inverse(r).  The factorisation `res` is reused,
    # so each iteration costs only the back-substitution + the chain rebuild.
    # The chain's parasitic Bz at the DSV is absorbed into the new SF design.
    if args.compensated_iter > 0:
        print(f"[3a] Path-A compensated iteration "
              f"({args.compensated_iter} iters, step={args.compensated_step})")
        # Fixed-point iteration phi <- phi + step * pseudo_inverse(B_target -
        # I_w * Bz_chain_unit) is NOT a contraction on the discrete Gx chain
        # (the chain construction is too nonlinear in phi -- level-set
        # topology jumps at every iteration).  We keep the iteration here for
        # research purposes and track the BEST phi seen so we at least return
        # the best chain even if we don't converge.
        best_psi = psi.copy()
        best_polylines = polylines
        best_res_norm = float("inf")
        first_res_norm = None
        for it in range(args.compensated_iter):
            chain_it = build_chain_from_polylines(polylines)
            path_it = chain_phi_z_to_3d(chain_it, a)
            Bz_unit_it = bz_at(path_it, 1.0, obs_dsv)
            denom_it = float(np.dot(Bz_unit_it, Bz_unit_it))
            I_w_it = float(np.dot(Bz_unit_it, B_target) / denom_it) \
                if denom_it > 0 else 0.0
            chain_field_it = I_w_it * Bz_unit_it
            residual = B_target - chain_field_it
            res_norm = float(np.linalg.norm(residual)
                             / (np.linalg.norm(B_target) + 1e-30))
            if first_res_norm is None:
                first_res_norm = res_norm
            tag = ""
            if res_norm < best_res_norm:
                best_res_norm = res_norm
                best_psi = psi.copy()
                best_polylines = polylines
                tag = " <-- best"
            print(f"     iter {it+1}: I_w = {I_w_it:.3e},"
                  f" |B_target - chain|/|B_target| = {res_norm:.3e}{tag}")
            delta_phi = pseudo_inverse_solve(res, residual, k_mode=k_use)
            psi = psi + args.compensated_step * delta_phi
            psi_zphi = psi.reshape(args.nz, args.nphi)
            # frozen-topology Path-A: hold the iso-levels fixed at iter-0 so
            # the contour family deforms SMOOTHLY (no level-value drift /
            # topology jump), letting the iteration contract.
            lv = base_levels if args.freeze_levels else None
            polylines, dI, _ = contour_polylines_phi_z(
                psi_zphi, phi_grid, z_grid, args.nlevels, levels=lv)
            if not polylines:
                print("     iter aborted: psi became flat")
                break
        # Restore the best psi seen for the downstream chain build + eval.
        psi = best_psi
        polylines = best_polylines
        psi_zphi = psi.reshape(args.nz, args.nphi)
        print(f"     final: best residual = {best_res_norm:.3e}"
              f" (iter-1 baseline was {first_res_norm:.3e},"
              f" method={args.chain_method})")

    chain_phi_z = build_chain_from_polylines(polylines)
    path = chain_phi_z_to_3d(chain_phi_z, a)
    seg_lens = np.linalg.norm(np.diff(path, axis=0), axis=1)
    length = float(seg_lens.sum())
    max_rung, total_rung, n_rung, azim_rung = connector_lengths_phi_z(
        polylines, chain_phi_z, a)
    print(f"[3] single-stroke chain ({args.chain_method}"
          f"{' +compensated' if args.compensated_iter > 0 else ''}):"
          f" {len(path)} points,"
          f" {len(path) - 1} segments, wire length = {length:.3f} m"
          f" (one continuous conductor)")
    print(f"    connectors (inter-contour rungs): {n_rung} rungs,"
          f" longest = {max_rung*1e3:.1f} mm, total = {total_rung*1e3:.1f} mm;"
          f" AZIMUTHAL total = {azim_rung*1e3:.0f} mm"
          f" (<- field-impact correlator)")

    # ------- [6][7] field of single-stroke coil over the DSV and on x-axis ----
    # Fit one global current that minimises ||I*Bz_unit - Gx*x||_DSV; this is
    # the analogue of the "gain g" in demo_coil_design_gx.py and absorbs the
    # SF solve being scale-free (Hz vs T).
    Bz_unit_dsv = bz_at(path, 1.0, obs_dsv)
    denom = float(np.dot(Bz_unit_dsv, Bz_unit_dsv))
    I_w = float(np.dot(Bz_unit_dsv, B_target) / denom) if denom > 0 else 0.0
    Bz_dsv = I_w * Bz_unit_dsv
    rms = float(np.linalg.norm(Bz_dsv - B_target)
                / (np.linalg.norm(B_target) + 1e-30))
    print(f"[6] best-fit single current I_w = {I_w:.4g} A,"
          f" full-DSV RMS = {rms:.3e}  (Bz vs Gx*x)")

    xv = np.linspace(-dsv, dsv, 41)
    obs_xaxis = np.column_stack([xv, np.zeros_like(xv), np.zeros_like(xv)])
    Bz_xaxis = bz_at(path, I_w, obs_xaxis)
    G_fit = float(np.dot(xv, Bz_xaxis) / np.dot(xv, xv))
    nonlin = float(np.max(np.abs(Bz_xaxis - G_fit * xv))
                   / (np.max(np.abs(Bz_xaxis)) + 1e-30))
    print(f"[7] on x-axis: fitted dBz/dx = {G_fit:.4g},"
          f" nonlinearity over DSV = {nonlin:.3e}")
    print(f"    (target Gx = {Gx:.4g}; design Bz = Gx*x in the DSV)")

    # ------- [8] shim-loop compensation of the single-stroke degradation ----
    # The single-stroke chain's bridges degrade the field (9.3% vs the 0.8%
    # of independent closed loops).  A PURE single stroke cannot compensate
    # this (uniform current, no spare DOF); the Path-A re-contour trick is
    # capped ~8% by chain non-smoothness.  The principled compensation adds a
    # FEW independent shim loops: solve a one-shot least squares for the
    # currents of the K SF-basis loops that best cancel the residual
    # r = B_target - I_w*Bz_chain.  This is monotone (more shims -> better),
    # needs no step tuning, and trades K extra current feeds for accuracy.
    if (args.shim_loops > 0 or args.shim_tol > 0.0) and not args.distort:
        # full SF-basis kernel A[i, j] = Bz at DSV obs i from basis loop j
        A_full = np.array([[_loop_Hz(obs_dsv[i], corners_list[j])
                            for j in range(N)] for i in range(M)])
        k_max = args.shim_loops if args.shim_loops > 0 else N
        support, I_shim, curve = shim_compensate(
            A_full, B_target, Bz_dsv, k_max,
            method=args.shim_method, tol=args.shim_tol)
        K = len(support)
        Bz_corr = Bz_dsv + A_full[:, support] @ I_shim
        rms_corr = float(np.linalg.norm(Bz_corr - B_target)
                         / (np.linalg.norm(B_target) + 1e-30))
        print(f"[8] shim compensation ({args.shim_method}, MONOTONE): "
              f"1 single-stroke wire + {K} shim loops"
              f"{f' (stopped at RMS<={args.shim_tol:.1e})' if args.shim_tol>0 else ''}")
        print(f"    DSV RMS {rms:.3e} -> {rms_corr:.3e}"
              f" ({K+1} total feeds; shim |I|/I_w max ="
              f" {np.max(np.abs(I_shim))/(abs(I_w)+1e-30):.2f})")
        # convergence curve (a few sample points)
        marks = sorted(set([0, 2, 4, 9, 19, len(curve) - 1]))
        pts = ", ".join(f"+{m+1}:{curve[m]*100:.2f}%"
                        for m in marks if 0 <= m < len(curve))
        print(f"    convergence: {pts}")

    # ------- [9] single-current sheet-metal (bankin-ho) coil distortion ----
    # The single-current alternative to [8]'s separate-feed shims: keep ONE
    # current and the contour LEVELS fixed, BEND the wire (radial out of the
    # cylinder surface + tangential reroute) to cancel the single-stroke
    # degradation.  Manufacturable as one 3D-bent conductor, no extra feeds.
    distorted_path = None
    if args.distort:
        comps = {"rsz": ("r", "s", "z"), "r": ("r",),
                 "sz": ("s", "z")}[args.distort_comps]
        obs_eval = make_dsv(dsv, args.ndsv + 2)        # honest denser DSV
        B_eval = Gx * obs_eval[:, 0]
        distorted_path, I_w_d, rms0_d, rms_best_d, disp_mm = coil_distort_cyl(
            chain_phi_z, a, obs_dsv, B_target, obs_eval, B_eval,
            comps=comps, n_grid=args.distort_grid, n_iter=args.distort_iter,
            lam_disp_rel=args.distort_penalty)
        print(f"[9] sheet-metal coil distortion ({args.distort_comps}, "
              f"1 current, {args.distort_grid}x{args.distort_grid} (phi,z) "
              f"grid, penalty={args.distort_penalty:g}):")
        print(f"    dense-DSV RMS {rms0_d:.3e} -> {rms_best_d:.3e}"
              f"  (SINGLE current I_w = {I_w_d:.4g}, no extra feeds;"
              f" max bend = {disp_mm:.1f} mm)")
        # COMPOSE with a few electric shims on the DISTORTED residual: the
        # geometric bend is the feed-efficient workhorse (1 feed already beats
        # K electric shims), a few shims then refine.  Both compose because
        # they cancel different parts of the residual.
        if args.shim_loops > 0 or args.shim_tol > 0.0:
            A_fit = np.array([[_loop_Hz(obs_dsv[i], corners_list[j])
                               for j in range(N)] for i in range(M)])
            Bd_fit = I_w_d * bz_fast(distorted_path, 1.0, obs_dsv)
            k_max = args.shim_loops if args.shim_loops > 0 else N
            support, I_shim, curve = shim_compensate(
                A_fit, B_target, Bd_fit, k_max,
                method=args.shim_method, tol=args.shim_tol)
            # shim correction at the dense eval grid (only the support loops)
            shim_eval = np.zeros(len(obs_eval))
            for kk, jj in enumerate(support):
                shim_eval += I_shim[kk] * np.array(
                    [_loop_Hz(obs_eval[i], corners_list[jj])
                     for i in range(len(obs_eval))])
            Bc = I_w_d * bz_fast(distorted_path, 1.0, obs_eval) + shim_eval
            rms_c = float(np.linalg.norm(Bc - B_eval)
                          / (np.linalg.norm(B_eval) + 1e-30))
            print(f"    + {len(support)} electric shims on the distorted "
                  f"residual ({len(support)+1} feeds): dense-DSV RMS "
                  f"{rms_best_d:.3e} -> {rms_c:.3e}  (1 bent wire + "
                  f"{len(support)} shim loops)")

    if args.with_peec:
        run_peec_chain(path, I_w)

    # ------- plot -------
    try:
        import matplotlib
        matplotlib.use("Agg")
        import matplotlib.pyplot as plt
        plt.rcParams["pdf.fonttype"] = 42
        fig = plt.figure(figsize=(12, 4))
        ax = fig.add_subplot(1, 3, 1, projection="3d")
        if distorted_path is not None:
            # distorted wire coloured by RADIAL bend (out of the cylinder
            # surface = the sheet-metal forming); flat chain faint for ref
            from mpl_toolkits.mplot3d.art3d import Line3DCollection
            ax.plot(path[:, 0] * 1e3, path[:, 1] * 1e3, path[:, 2] * 1e3,
                    color="0.78", lw=0.3)
            P = distorted_path
            rr = (np.sqrt(P[:, 0] ** 2 + P[:, 1] ** 2) - a) * 1e3
            pts3 = (P * 1e3).reshape(-1, 1, 3)
            segs3 = np.concatenate([pts3[:-1], pts3[1:]], axis=1)
            lc3 = Line3DCollection(segs3, cmap="coolwarm", linewidths=0.7)
            lc3.set_array(0.5 * (rr[:-1] + rr[1:]))
            ax.add_collection3d(lc3)
            fig.colorbar(lc3, ax=ax, fraction=0.03, pad=0.12,
                         label="radial bend (mm)")
            lim = (a + 0.05) * 1e3
            ax.set_xlim(-lim, lim); ax.set_ylim(-lim, lim)
            ax.set_zlim(-L / 2 * 1e3, L / 2 * 1e3)
        else:
            ax.plot(path[:, 0] * 1e3, path[:, 1] * 1e3, path[:, 2] * 1e3, lw=0.5)
        ax.set_xlabel("$x$ (mm)"); ax.set_ylabel("$y$ (mm)"); ax.set_zlabel("$z$ (mm)")
        ax.text2D(0.02, 0.96, "(a)", transform=ax.transAxes, fontsize=10)

        ax2 = fig.add_subplot(1, 3, 2)
        ax2.plot(xv * 1e3, Bz_xaxis, "o-", ms=3, label="single-stroke coil Bz")
        ax2.plot(xv * 1e3, G_fit * xv, "k--", label="linear fit")
        ax2.set_xlabel("$x$ (mm)"); ax2.set_ylabel("$B_z$ (T)")
        ax2.text(0.02, 0.96, "(b)", transform=ax2.transAxes, fontsize=10)
        ax2.legend(); ax2.grid(alpha=0.3)

        ax3 = fig.add_subplot(1, 3, 3)
        ax3.scatter(obs_dsv[:, 0] * 1e3, Bz_dsv, s=12, alpha=0.6,
                    label="coil Bz over DSV")
        xs = np.linspace(obs_dsv[:, 0].min(), obs_dsv[:, 0].max(), 50)
        ax3.plot(xs * 1e3, Gx * xs, "k--", label="target Gx*x")
        ax3.set_xlabel("$x$ (mm)"); ax3.set_ylabel("$B_z$ (T)")
        ax3.text(0.02, 0.96, "(c)", transform=ax3.transAxes, fontsize=10)
        ax3.legend(); ax3.grid(alpha=0.3)

        out = HERE / "demo_sf_to_peec_gx.png"
        fig.tight_layout()
        fig.savefig(out, dpi=110)
        print(f"Saved plot: {out.name}")
    except ImportError:
        print("(matplotlib not installed; skipped plot)")


def run_peec_chain(path, I_w):
    """[4] CAD STEP (Frenet-swept round wire along the chain) + [5] PEEC L, R."""
    # Aggressively subsample (PEEC NxN mutual inductance scales poorly,
    # and the fingerprint chain has many nearly-parallel contour runs).
    target_n = 250
    stride = max(1, len(path) // target_n)
    cpath = path[::stride]
    if not np.allclose(cpath[-1], path[-1]):
        cpath = np.vstack([cpath, path[-1]])
    # Drop residual short segments: PEEC self-impedance diverges and OCC
    # Spline produces NaN tangents at near-zero-length steps.
    diffs = np.linalg.norm(np.diff(cpath, axis=0), axis=1)
    keep = np.concatenate([[True], diffs > 1.0e-3])   # 1 mm tol
    cpath = cpath[keep]

    step_path = str(HERE / "sf_coil_gx.step")
    try:
        import build123d as b3d
        from radia.coil_from_cad import export_step_with_labels
        mm = 1000.0
        pmm = cpath * mm
        seg_lens = np.linalg.norm(np.diff(pmm, axis=0), axis=1)
        r_wire = float(max(0.2, min(1.0, 0.25 * np.median(seg_lens))))

        # Multi-piece loft chain.  A SINGLE loft of >~50 cross-sections defeats
        # OCC (StdFail_NotDone) because the cumulative twist of the saddle
        # pattern overwhelms BRepOffsetAPI_ThruSections.  We split the chain
        # into short pieces (~20 sections each) and loft each piece, sharing
        # the boundary section so pieces visually connect; the result is a
        # Compound of solid "spools" that together cover the chain.
        # x_dir is propagated by PARALLEL TRANSPORT along the chain (each new
        # section's x_dir is the previous section's x_dir rotated minimally
        # to be perpendicular to the new tangent).  This is the twist-free
        # frame: it eliminates the negative volumes seen with both the Frenet
        # frame (auto from sweep) and the cylinder-radial frame (which winds
        # 360 deg per polyline traversal and gives the loft too much twist).
        n_sections_total = min(400, max(120, len(pmm) // 4))
        idx = np.unique(np.linspace(0, len(pmm) - 1, n_sections_total).astype(int))

        # Compute tangents and parallel-transported x_dir frame at each idx.
        tans = np.zeros((len(idx), 3))
        for k, i in enumerate(idx):
            if i == 0:
                d = pmm[1] - pmm[0]
            elif i == len(pmm) - 1:
                d = pmm[-1] - pmm[-2]
            else:
                d = pmm[i + 1] - pmm[i - 1]
            nrm = np.linalg.norm(d)
            tans[k] = d / nrm if nrm > 1e-12 else np.array([1.0, 0.0, 0.0])

        # Seed x_dir orthogonal to tan[0] using world-z projection
        world_z = np.array([0.0, 0.0, 1.0])
        seed = world_z - np.dot(world_z, tans[0]) * tans[0]
        if np.linalg.norm(seed) < 1e-3:
            seed = np.array([1.0, 0.0, 0.0]) - np.dot([1.0, 0.0, 0.0], tans[0]) * tans[0]
        xds = np.zeros((len(idx), 3))
        xds[0] = seed / np.linalg.norm(seed)
        for k in range(1, len(idx)):
            t0v, t1v = tans[k - 1], tans[k]
            ax = np.cross(t0v, t1v)
            s = np.linalg.norm(ax)
            if s < 1.0e-9:
                xds[k] = xds[k - 1]
            else:
                ax = ax / s
                c = float(np.clip(np.dot(t0v, t1v), -1.0, 1.0))
                ang = np.arccos(c)
                # Rodrigues rotation of xds[k-1] about ax by ang
                v = xds[k - 1]
                xds[k] = (v * c + np.cross(ax, v) * np.sin(ang)
                          + ax * np.dot(ax, v) * (1.0 - c))
            # Re-orthogonalise against current tangent (parallel transport drift)
            xds[k] = xds[k] - np.dot(xds[k], t1v) * t1v
            nn = np.linalg.norm(xds[k])
            xds[k] = xds[k] / nn if nn > 1e-9 else seed

        def make_section(k):
            i = int(idx[k])
            pl = b3d.Plane(origin=b3d.Vector(*pmm[i]),
                           x_dir=b3d.Vector(*xds[k]),
                           z_dir=b3d.Vector(*tans[k]))
            return pl.location * b3d.Circle(radius=r_wire).face()

        sections_per_piece = 20
        sec_cache = {}
        t0 = time.time()
        pieces = []
        n_fail = 0
        for j in range(0, len(idx) - 1, sections_per_piece - 1):
            piece_ks = list(range(j, min(j + sections_per_piece, len(idx))))
            if len(piece_ks) < 2:
                break
            piece_secs = []
            for k in piece_ks:
                if k not in sec_cache:
                    sec_cache[k] = make_section(k)
                piece_secs.append(sec_cache[k])
            try:
                piece_solid = b3d.loft(piece_secs, ruled=False)
                pieces.append(piece_solid)
            except Exception:
                n_fail += 1

        try:
            if not pieces:
                raise RuntimeError("all loft pieces failed")
            compound = b3d.Compound(pieces)
            try:
                compound.label = "coil"
            except Exception:
                pass
            export_step_with_labels([compound], step_path)
            total_vol = float(sum(p.volume for p in pieces))
            print(f"[4] CAD: round wire r={r_wire:.2f}mm loft-chained through "
                  f"{len(idx)} sections in {len(pieces)} pieces "
                  f"({n_fail} skipped) -> {os.path.basename(step_path)} "
                  f"({os.path.getsize(step_path)//1024} KB, vol={total_vol:.0f} mm^3,"
                  f" {time.time()-t0:.1f}s)")
        except Exception as se:
            poly = b3d.Polyline(*[b3d.Vector(float(x), float(y), float(z)) for x, y, z in pmm])
            b3d.export_step(poly, step_path)
            print(f"[4] CAD: loft chain failed ({type(se).__name__}); exported "
                  f"centerline Polyline WIRE -> {os.path.basename(step_path)} "
                  f"({os.path.getsize(step_path)//1024} KB)")
    except Exception as e:
        print(f"[4] CAD STEP export FAILED: {type(e).__name__}: {str(e)[:120]}")

    try:
        from radia.peec_matrices import PEECBuilder
        from radia.peec_topology import PEECCircuitSolver
        b = PEECBuilder()
        nodes = [b.add_node_at(float(p[0]), float(p[1]), float(p[2])) for p in cpath]
        # Wire cross-section: small enough that adjacent contour wires (at
        # neighbouring psi levels on the cylinder surface) don't overlap.
        # Estimate the local inter-wire spacing from segment lengths.
        seg_lens = np.linalg.norm(np.diff(cpath, axis=0), axis=1)
        w = hh = float(max(2.0e-4, min(2.0e-3, 0.2 * np.median(seg_lens))))
        for i in range(len(nodes) - 1):
            b.add_connected_segment(nodes[i], nodes[i + 1], w, hh, sigma=5.8e7)
        b.add_port(nodes[0], nodes[-1])
        topo = b.build_topology()
        solver = PEECCircuitSolver(topo)
        freq = 1.0e3
        t0 = time.time()
        Z = solver.compute_port_impedance(freq)
        Zc = complex(np.asarray(Z).ravel()[0]) if np.ndim(Z) else complex(Z)
        L = Zc.imag / (2 * np.pi * freq)
        R = Zc.real
        length = float(np.sum(np.linalg.norm(np.diff(cpath, axis=0), axis=1)))
        print(f"[5] PEEC ({len(nodes) - 1} filament segs, {length:.2f} m @ {freq:.0f} Hz, "
              f"{time.time() - t0:.1f}s): L = {L * 1e6:.3f} uH, R = {R * 1e3:.3f} mOhm")
        print(f"    (port = chain start to chain end; the single I_w = {I_w:.3g} A "
              f"realises the Gx*x field above)")
    except Exception as e:
        import traceback
        traceback.print_exc()
        print(f"[5] PEEC FAILED: {type(e).__name__}: {str(e)[:120]}")


if __name__ == "__main__":
    main()
